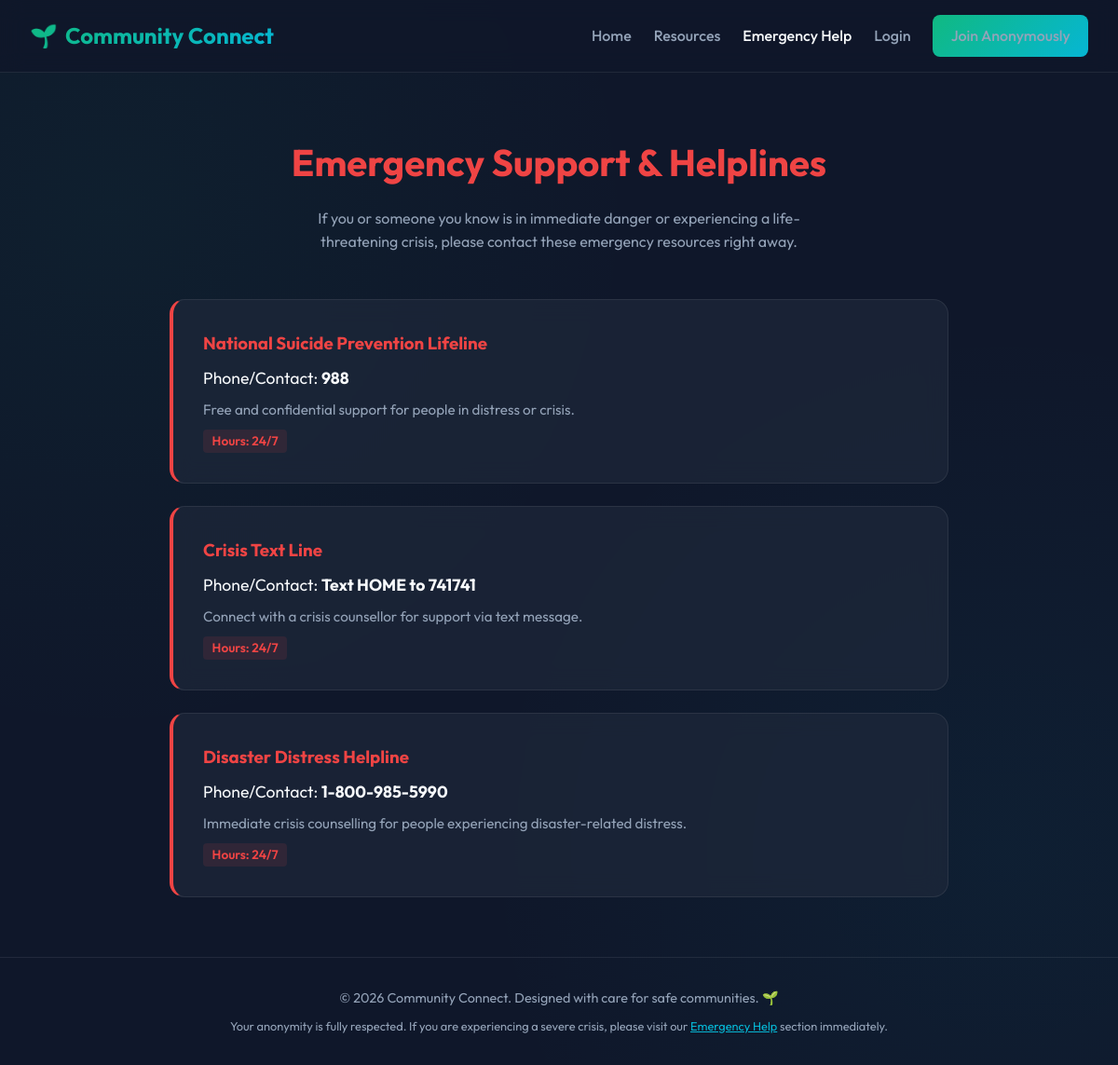
The page /emergency.php on the database its author committed.
### tables this page shows
CREATE TABLE IF NOT EXISTS `helplines` (
    `id` INT AUTO_INCREMENT PRIMARY KEY,
    `name` VARCHAR(100) NOT NULL,
    `phone` VARCHAR(50) NOT NULL,
    `description` VARCHAR(255) NOT NULL,
    `hours` VARCHAR(100) NOT NULL DEFAULT '24/7'
);

### emergency.php (the view, shortened to what this page needs)
<?php
require_once 'config/db.php';
require_once 'includes/header.php';
try {
    $stmt = $pdo->query("SELECT * FROM helplines ORDER BY id ASC");
    $helplines = $stmt->fetchAll();
} catch (PDOException $e) {
    $helplines = [];
    $error = "Could not load helplines.";
}
?>
<div style="max-width: 900px; margin: 4rem auto; padding: 0 2rem; width: 100%;">
    <div style="text-align: center; margin-bottom: 3rem;">
        <h1 style="font-size: 2.5rem; margin-bottom: 1rem; color: var(--danger);">Emergency Support & Helplines</h1>
        <p style="color: var(--text-secondary); max-width: 600px; margin: 0 auto;">
            If you or someone you know is in immediate danger or experiencing a life-threatening crisis, please contact these emergency resources right away.
        </p>
    </div>
    <div style="display: flex; flex-direction: column; gap: 1.5rem;">
        <?php if (empty($helplines)): ?>
            <div class="card helpline-card">
                <h3 style="color: var(--danger); margin-bottom: 0.5rem;">Immediate Emergency Services</h3>
                <p style="margin-bottom: 0.5rem;">Please call your local emergency services hotline (e.g., 911, 112, 100) immediately.</p>
                <span style="font-weight: bold;">Available: 24/7</span>
            </div>
        <?php else: ?>
            <?php foreach ($helplines as $helpline): ?>
                <div class="card helpline-card">
                    <h3 style="color: var(--danger); margin-bottom: 0.5rem;"><?php echo htmlspecialchars($helpline['name']); ?></h3>
                    <p style="margin-bottom: 0.5rem; font-size: 1.1rem;">Phone/Contact: <strong style="color: var(--text-primary);"><?php echo htmlspecialchars($helpline['phone']); ?></strong></p>
                    <p style="color: var(--text-secondary); font-size: 0.95rem; margin-bottom: 0.5rem;"><?php echo htmlspecialchars($helpline['description']); ?></p>
                    <span style="font-size: 0.85rem; background-color: rgba(239, 68, 68, 0.1); color: var(--danger); padding: 0.2rem 0.6rem; border-radius: 4px; font-weight: 600;">
                        Hours: <?php echo htmlspecialchars($helpline['hours']); ?>
                    </span>
                </div>
            <?php endforeach; ?>
        <?php endif; ?>
    </div>
</div>
<?php require_once 'includes/footer.php'; ?>

### includes/header.php (shortened to what this page needs)
<?php
$current_page = basename($_SERVER['PHP_SELF']);
$script_dir = dirname($_SERVER['SCRIPT_NAME']);
$clean_dir = str_replace(['/user', '/volunteer', '/admin'], '', $script_dir);
$base_url = rtrim($clean_dir, '/\\');
?>
<!DOCTYPE html>
<html lang="en">
<head>
    <link rel="stylesheet" href="<?php echo $base_url; ?>/assets/css/style.css">
</head>
<body>
    <header>
        <div class="nav-container">
            <a href="<?php echo $base_url; ?>/index.php" class="logo">
                <span>🌱</span> Community Connect
            </a>
            <ul class="nav-links">
                <li><a href="<?php echo $base_url; ?>/index.php" class="<?php echo $current_page == 'index.php' ? 'active' : ''; ?>">Home</a></li>
                <li><a href="<?php echo $base_url; ?>/resources.php" class="<?php echo $current_page == 'resources.php' ? 'active' : ''; ?>">Resources</a></li>
                <li><a href="<?php echo $base_url; ?>/emergency.php" class="<?php echo $current_page == 'emergency.php' ? 'active' : ''; ?>">Emergency Help</a></li>
                <?php if (isset($_SESSION['user_id'])): ?>
                    <?php if ($_SESSION['role'] === 'admin'): ?>
                        <li><a href="<?php echo $base_url; ?>/admin/dashboard.php" class="<?php echo $current_page == 'dashboard.php' ? 'active' : ''; ?>">Admin Panel</a></li>
                    <?php elseif ($_SESSION['role'] === 'volunteer'): ?>
                        <li><a href="<?php echo $base_url; ?>/volunteer/dashboard.php" class="<?php echo $current_page == 'dashboard.php' ? 'active' : ''; ?>">Volunteer Portal</a></li>
                    <?php else: ?>
                        <li><a href="<?php echo $base_url; ?>/user/dashboard.php" class="<?php echo $current_page == 'dashboard.php' ? 'active' : ''; ?>">Dashboard</a></li>
                    <?php endif; ?>
                    <li><span style="color: var(--text-secondary);">(@<?php echo htmlspecialchars($_SESSION['username']); ?>)</span></li>
                    <li><a href="<?php echo $base_url; ?>/logout.php" class="btn btn-secondary">Logout</a></li>
                <?php else: ?>
                    <li><a href="<?php echo $base_url; ?>/login.php" class="<?php echo $current_page == 'login.php' ? 'active' : ''; ?>">Login</a></li>
                    <li><a href="<?php echo $base_url; ?>/register.php" class="btn btn-primary">Join Anonymously</a></li>
                <?php endif; ?>
            </ul>
        </div>
    </header>
    <main style="flex: 1; display: flex; flex-direction: column;">

### includes/footer.php (shortened to what this page needs)
    </main>
    <footer>
        <div class="footer-container">
            <p>&copy; <?php echo date('Y'); ?> Community Connect. Designed with care for safe communities. 🌱</p>
            <p style="font-size: 0.8rem; margin-top: 0.5rem; color: var(--text-secondary);">Your anonymity is fully respected. If you are experiencing a severe crisis, please visit our <a href="<?php echo $base_url; ?>/emergency.php" style="color: var(--accent-secondary); text-decoration: underline;">Emergency Help</a> section immediately.</p>
        </div>
    </footer>
</body>
</html>

### assets/css/style.css (style rules this page uses)
:root { --bg-primary: #0f172a; --bg-secondary: #1e293b; --accent-primary: #10b981; --accent-secondary: #06b6d4; --accent-hover: #059669; --text-primary: #f8fafc; --text-secondary: #94a3b8; --danger: #ef4444; --danger-hover: #dc2626; --warning: #f59e0b; --glass-bg: rgba(30, 41, 59, 0.7); --glass-border: rgba(255, 255, 255, 0.08); --font-sans: 'Outfit', sans-serif; --transition-smooth: all 0.3s cubic-bezier(0.4, 0, 0.2, 1); }
* { box-sizing: border-box; margin: 0; padding: 0; }
body { font-family: var(--font-sans); background-color: var(--bg-primary); background-image: radial-gradient(circle at 10% 20%, rgba(16, 185, 129, 0.05) 0%, transparent 40%), radial-gradient(circle at 90% 80%, rgba(6, 182, 212, 0.05) 0%, transparent 40%); color: var(--text-primary); line-height: 1.6; min-height: 100vh; display: flex; flex-direction: column; }
header { background-color: rgba(15, 23, 42, 0.8); backdrop-filter: blur(12px); border-bottom: 1px solid var(--glass-border); position: sticky; top: 0; z-index: 1000; }
.nav-container { max-width: 1200px; margin: 0 auto; padding: 1rem 2rem; display: flex; justify-content: space-between; align-items: center; }
.logo { font-size: 1.5rem; font-weight: 700; background: linear-gradient(135deg, var(--accent-primary), var(--accent-secondary)); -webkit-background-clip: text; -webkit-text-fill-color: transparent; text-decoration: none; display: flex; align-items: center; gap: 0.5rem; }
.nav-links { display: flex; list-style: none; gap: 1.5rem; align-items: center; }
.nav-links a { color: var(--text-secondary); text-decoration: none; font-weight: 500; transition: var(--transition-smooth); }
.nav-links a:hover, .nav-links a.active { color: var(--text-primary); }
.btn { display: inline-block; padding: 0.6rem 1.2rem; border-radius: 8px; font-weight: 600; text-decoration: none; cursor: pointer; transition: var(--transition-smooth); border: none; font-family: var(--font-sans); }
.btn-primary { background: linear-gradient(135deg, var(--accent-primary), var(--accent-secondary)); color: #0f172a; }
.card { background: var(--glass-bg); border: 1px solid var(--glass-border); backdrop-filter: blur(12px); border-radius: 16px; padding: 2rem; transition: var(--transition-smooth); }
footer { margin-top: auto; padding: 2rem; text-align: center; border-top: 1px solid var(--glass-border); color: var(--text-secondary); font-size: 0.9rem; }
.helpline-card { border-left: 4px solid var(--danger); }

### rows shown on the page
helplines: name "National Suicide Prevention Lifeline", phone "988", description "Free and confidential support for people in distress or crisis.", hours "24/7"
helplines: name "Crisis Text Line", phone "Text HOME to 741741", description "Connect with a crisis counsellor for support via text message.", hours "24/7"
helplines: name "Disaster Distress Helpline", phone "1-800-985-5990", description "Immediate crisis counselling for people experiencing disaster-related distress.", hours "24/7"
